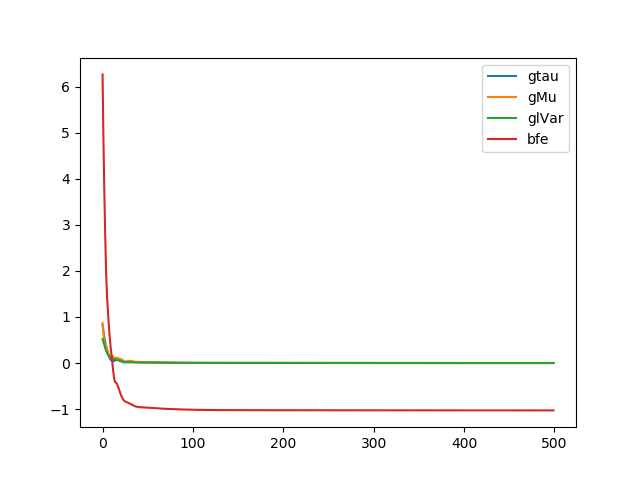

Reproduce this figure in Python.
import utils

seed = 0
utils.set_seed(seed=seed)
utils.set_path()

from RelationalGraph import *
from MLNPotential import *

instance = [
    'Joey',
    'Tim',
]

data = {
    ('Smoke', 'Tim'): -2,
}

domain_cont = Domain((-3, 3), continuous=True)

lv_x = LV(instance)
lv_y = LV(instance)

atom_smoke_x = Atom(domain=domain_cont, logical_variables=[lv_x], name='Smoke')
atom_smoke_y = Atom(domain=domain_cont, logical_variables=[lv_y], name='Smoke')

f1 = ParamF(
    MLNPotential(lambda atom: eq_op(atom[0], atom[1])),
    nb=[atom_smoke_x, atom_smoke_y],
    constrain=lambda sub: sub[lv_x] > sub[lv_y]
)
f2 = ParamF(
    MLNPotential(lambda atom: -0.5 * atom[0] ** 2),  # just to help ensure normalizability
    nb=[atom_smoke_x]
)

rel_g = RelationalGraph()
rel_g.atoms = (atom_smoke_x, atom_smoke_y)
rel_g.param_factors = (f1, f2)
rel_g.init_nb()

rel_g.data = data
g, rvs_table = rel_g.grounded_graph()

from OneShot import OneShot

grad_check = False
if not grad_check:
    K = 5
    T = 20
    lr = 1e-1
    its = 500
    osi = OneShot(g=g, K=K, T=T, seed=seed)
    res = osi.run(lr=lr, its=its)
    record = res['record']
    del res['record']
    print(res)
    for key, rv in rvs_table.items():
        if rv.value is None:  # only test non-evidence nodes
            print(rv, key, osi.map(rv))

    import matplotlib.pyplot as plt

    for key in record:
        plt.plot(record[key], label=key)
    plt.legend(loc='best')
    save_name = __file__.split('.py')[0]
    plt.savefig('%s.png' % save_name)

    # EPBP inference
    from EPBPLogVersion import EPBP

    bp = EPBP(g, n=50, proposal_approximation='simple')
    bp.run(30, log_enable=True)

    for key, rv in rvs_table.items():
        if rv.value is None:  # only test non-evidence nodes
            print(key, bp.map(rv))

else:
    K = 3
    lr = 1e-2
    its = 1
    import tensorflow as tf

    for T in [10, 20, 50, 100]:
        print('grad check, T =', T)
        utils.set_seed(seed)
        osi = OneShot(g=g, K=K, T=T, seed=seed)
        optimizer = tf.train.GradientDescentOptimizer(learning_rate=lr)
        res = osi.run(lr=lr, optimizer=optimizer, its=its, grad_check=True)
        print()
